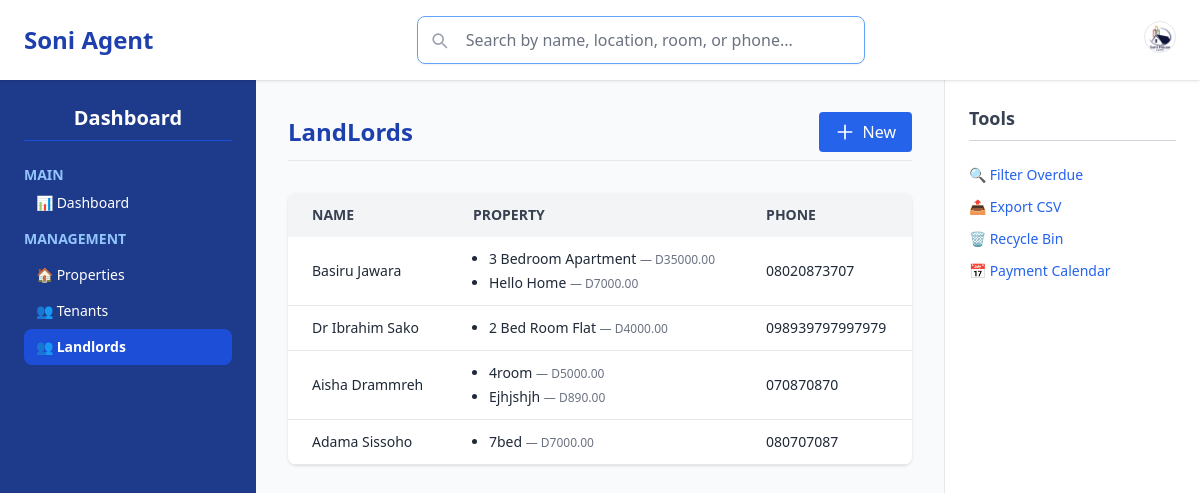
Page /landlord on the earlier database version.
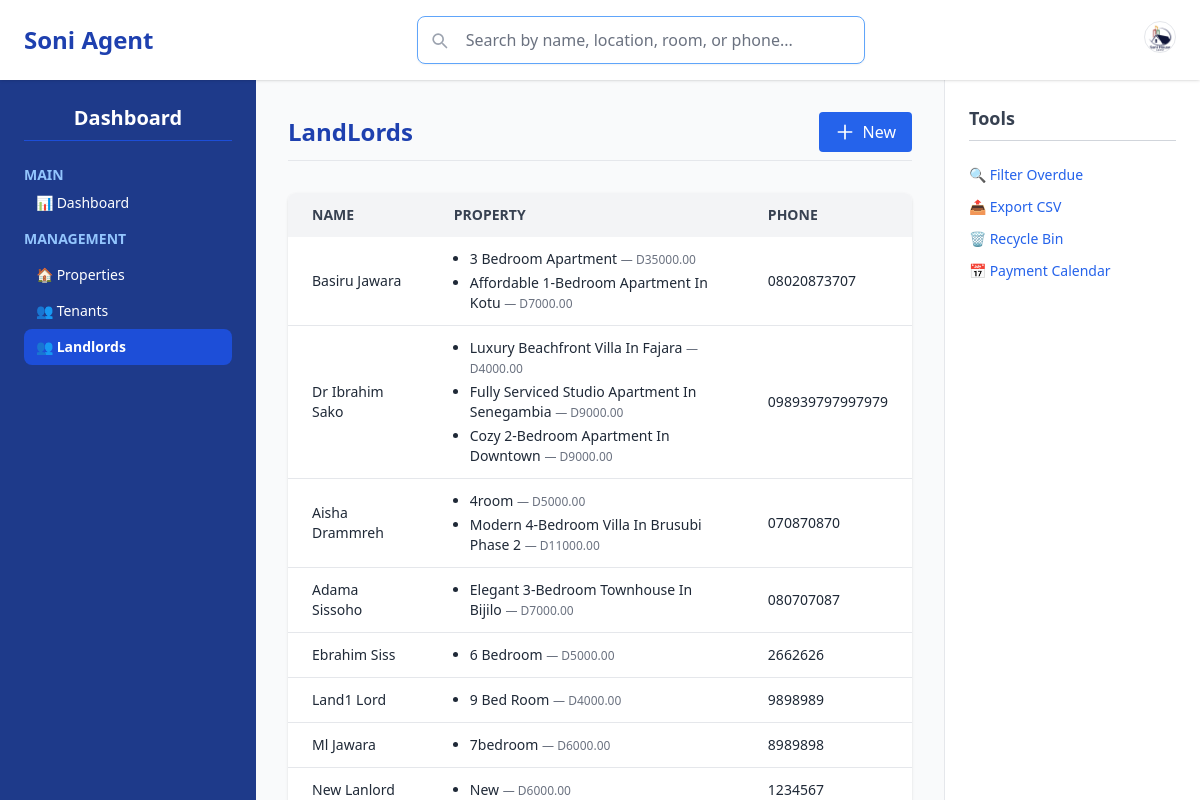
Same page on the later database version.
### soniHouseAgent/models.py (models this page shows, shortened)
class Landlord(models.Model):
    first_name = models.CharField(max_length=30)
    last_name = models.CharField(max_length=30)
    phone_number = models.CharField(max_length=7)
    email = models.EmailField()
    address = models.TextField()
    id_card = models.CharField(max_length=50)
    is_deleted = models.BooleanField(default=False) #this is to enanle bin restre

class House(models.Model):
    title = models.CharField(max_length=200)
    description = models.TextField()
    price = models.DecimalField(max_digits=12, decimal_places=2)  # Monthly price
    location = models.CharField(max_length=255)
    num_bedrooms = models.IntegerField()
    num_bathrooms = models.IntegerField()
    is_available = models.BooleanField(default=True)
    listed_date = models.DateTimeField(auto_now_add=True)
    image = models.ImageField(upload_to='house_images/', blank=True, null=True)
    owner = models.ForeignKey(Landlord, on_delete=models.CASCADE, related_name='houses')
    is_deleted = models.BooleanField(default=False)

### soniHouseAgent/views.py (the view, shortened to what this page needs)
# urls.py: path('landlord', views.land_owner, name="landlord"),
def land_owner(request):
    owners = Landlord.objects.filter(is_deleted=False)
    form = LandlordForm()
    context ={
        'owners': owners,
        'form': form}
    return render(request, 'soniHouseAgent/adminpage/landlord.html', context)

### soniHouseAgent/forms.py
class LandlordForm(forms.ModelForm):
    class Meta:
        model = Landlord  # ✅ Capitalized, matches your model class
        fields = '__all__'
        exclude = ['is_deleted']

### soniHouseAgent/templates/soniHouseAgent/adminpage/landlord.html (shortened to what this page needs)
{% extends "soniHouseAgent/adminpage/base.html" %}
{% load crispy_forms_tags %}
{% block content %}
<main class="col-span-1 md:col-span-8 px-4" x-data="{ showForm: false }">
  <div class="max-w-5xl mx-auto space-y-8 mt-4">
    <div class="flex justify-between items-center border-b pb-2">
      <h2 class="text-2xl font-bold text-blue-800">LandLords</h2>
      <button @click="showForm = !showForm" class="inline-flex items-center px-4 py-2 bg-blue-600 text-white rounded hover:bg-blue-700 transition">
        <svg xmlns="http://www.w3.org/2000/svg" class="w-5 h-5 mr-2" fill="none" viewBox="0 0 24 24" stroke="currentColor">
          <path stroke-linecap="round" stroke-linejoin="round" stroke-width="2" d="M12 4v16m8-8H4"/>
        </svg>
        New
      </button>
    </div>
    <div class="overflow-x-auto bg-white rounded-lg shadow">
      <table class="min-w-full table-auto">
        <thead class="bg-gray-100 text-left text-gray-700 uppercase text-sm font-semibold">
          <tr>
            <th class="px-6 py-3">Name</th>
            <th class="px-6 py-3">Property</th>
            <th class="px-6 py-3">Phone</th>
          </tr>
        </thead>
        <tbody class="text-sm text-gray-800">
          {% for owner in owners %}
          <tr class="border-b hover:bg-gray-50">
            <td class="px-6 py-3 font-medium">{{ owner.first_name|title }} {{ owner.last_name|title }}</td>
            <td class="px-6 py-3">
              {% with houses=owner.houses.all %}
                {% if houses %}
                  <ul class="list-disc pl-4 space-y-1 text-sm">
                    {% for house in houses %}
                      <li>
                        <span class="font-medium text-gray-800">{{ house.title|title }}</span>
                        <span class="text-gray-500 text-xs">— D{{ house.price|floatformat:"2" }}</span>
                      </li>
                    {% endfor %}
                  </ul>
                {% else %}
                  <span class="text-gray-400 italic text-sm">No properties</span>
                {% endif %}
              {% endwith %}
            </td>
            <td class="px-6 py-3">{{ owner.phone_number }}</td>
          </tr>
          {% endfor %}
        </tbody>
      </table>
    </div>
  </div>
</main>
{% endblock %}

Differences in the rows shown:
changed House: title "Hello Home" → "Affordable 1-Bedroom Apartment In Kotu"
changed House: title "2 Bed Room Flat" → "Luxury Beachfront Villa In Fajara"
added House: title "Fully Serviced Studio Apartment In Senegambia", price "9000.00", shown under Landlord "Dr Ibrahim"
added House: title "Cozy 2-Bedroom Apartment In Downtown", price "9000.00", shown under Landlord "Dr Ibrahim"
changed House: title "Ejhjshjh" → "Modern 4-Bedroom Villa In Brusubi Phase 2"; price "890.00" → "11000.00"
changed House: title "7bed" → "Elegant 3-Bedroom Townhouse In Bijilo"
added Landlord: first_name "Ebrahim", last_name "Siss", phone_number "2662626"
added House: title "6 Bedroom", price "5000.00", shown under "Ebrahim"
added Landlord: first_name "Land1", last_name "Lord", phone_number "9898989"
added House: title "9 Bed Room", price "4000.00", shown under "Land1"
added Landlord: first_name "Ml", last_name "Jawara", phone_number "8989898"
added House: title "7bedroom", price "6000.00", shown under "Ml"
added Landlord: first_name "New", last_name "Lanlord", phone_number "1234567"
added House: title "New", price "6000.00"
